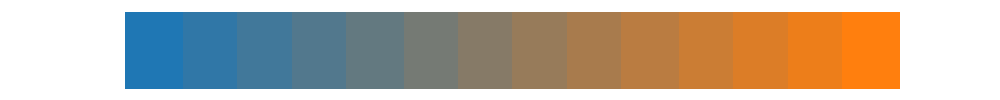

Generate this figure with Python:
import numpy as np
import matplotlib.pyplot as plt
import matplotlib.colors as mcolors

# Idea: Degradado de color que avanza gradualmente a través de 14 pasos.

# Define una paleta de colores
colors = list(mcolors.TABLEAU_COLORS.values())
num_colors = len(colors)

# Asegura que haya al menos 14 colores para el degradado
if num_colors < 2:
    print("Error: Se necesitan al menos 2 colores en la paleta.")
    exit()

n_steps = 14

# Crea una figura y ejes
fig, ax = plt.subplots(figsize=(10, 1))  # Ajusta el tamaño según sea necesario

# Crea el degradado de color
cmap = mcolors.LinearSegmentedColormap.from_list("my_cmap", colors[:2], N=n_steps)

# Crea una secuencia de valores para el mapa de colores
x = np.linspace(0, 1, n_steps)

# Crea una imagen para mostrar el degradado
gradient = np.linspace(0, 1, 256)
gradient = np.vstack((gradient, gradient))

# Muestra el degradado en el eje
ax.imshow(gradient, aspect='auto', cmap=cmap)

# Elimina las marcas del eje
ax.set_axis_off()

# Guarda la imagen
plt.savefig('modulos_generados/art_14.png')

plt.close(fig)  # Cierra la figura para liberar memoria
